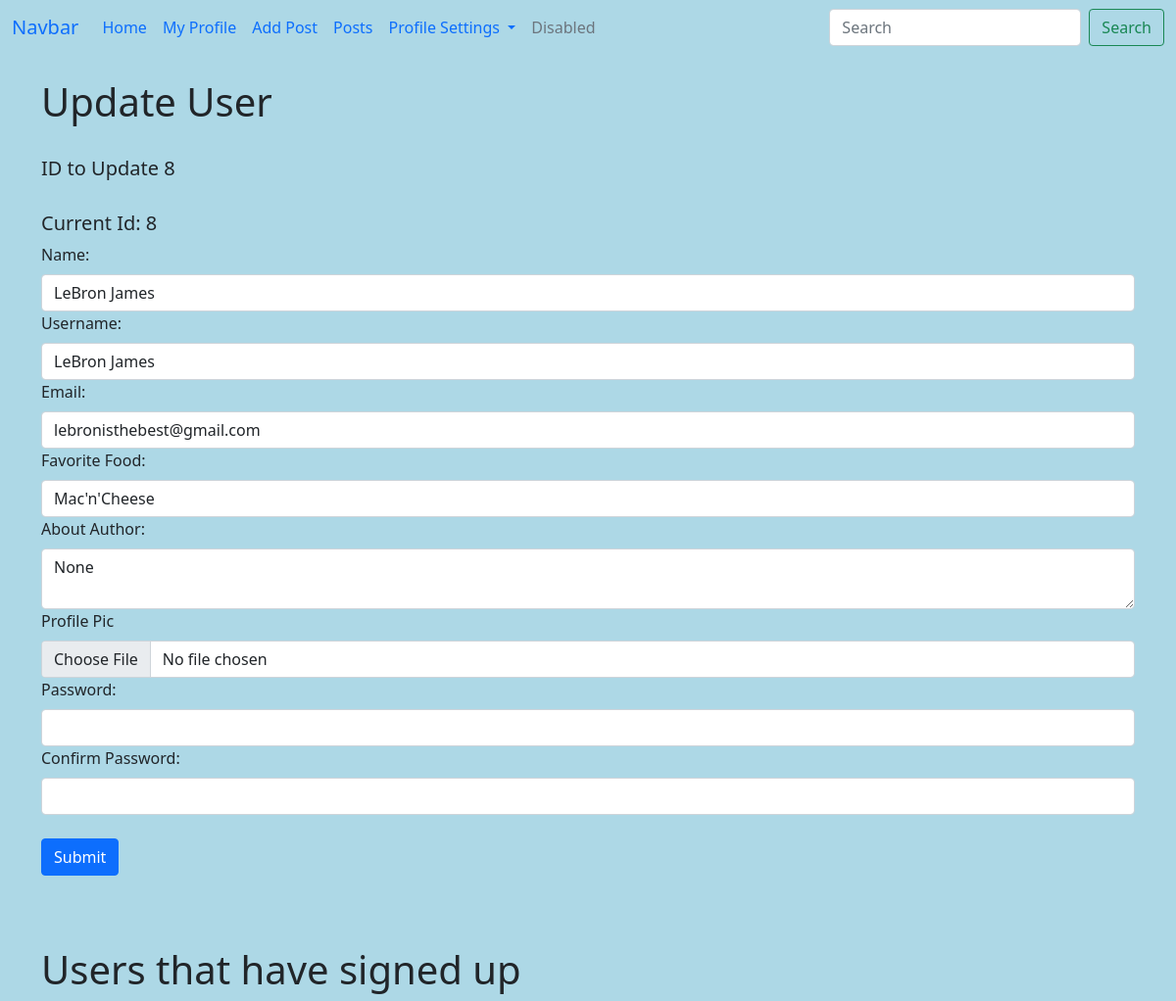
Page /update/8 (signed in) on the committed database.
### whynot.py (models this page shows, shortened)
class Users(db.Model,UserMixin):
    id= db.Column(db.Integer, primary_key=True)
    username=db.Column(db.String(20))
    name=db.Column(db.String(200),nullable=False) #200 is the max amount of string. Cannot be nothing as per nullable=False
    email=db.Column(db.String(120),nullable=False,unique=True) #only one email per user allowed due to unique=
    favorite_food=db.Column(db.String(150))
    about_author=db.Column(db.Text(500),nullable=True)
    date_added=db.Column(db.DateTime, default=datetime.now) # puts current date when they fill out the form
    profile_pic=db.Column(db.String(150),nullable=True)
    password_hash = db.Column(db.String(120))
    posts=db.relationship('Posts',backref='poster')
    @property
    def password(self): # We define the password here
        raise AttributeError('Password is not a readable attributle!')

### whynot.py (the view)
@app.route('/update/<int:id>',methods=['GET','POST'])
@login_required
def update(id): # Is <int:id> in this case
    form = UserForm()
    name_to_update = Users.query.get_or_404(id)
    if request.method == "POST":
        name_to_update.name = request.form['name'] # Getting name and email of the previously submitted form
        name_to_update.email = request.form['email']
        name_to_update.favorite_food = request.form['favorite_food']
        name_to_update.username=request.form['username']
        name_to_update.about_author=request.form['about_author']
        if request.files['profile_pic']:
            name_to_update.profile_pic=request.files['profile_pic']
            pic_filename=secure_filename(name_to_update.profile_pic.filename)
            pic_name=str(uuid.uuid1())+'_'+pic_filename
            saver = request.files['profile_pic']
            name_to_update.profile_pic=pic_name
            try:
                db.session.commit() # Database can submit name_to_update because it accesses Users, the database
                saver.save(os.path.join(app.config['UPLOAD_FOLDER'],pic_name))
                flash("User Updated Successfully")
                return render_template("update.html",form=form,name_to_update=name_to_update)
            except:
                flash("Error!")
        else:
            db.session.commit()
            flash("User Updated Successfully")
            return render_template("dashboard.html",form=form,name_to_update=name_to_update)
    else:
        return render_template("update.html",form=form,name_to_update=name_to_update,id=id)

### webforms.py
class UserForm(FlaskForm):
    name=StringField("Name: ",validators=[DataRequired()])
    username=StringField("Username:",validators=[DataRequired()])
    email=StringField("Email: ",validators=[DataRequired()])
    password_hash = PasswordField("Password: ",validators=[DataRequired(),EqualTo('password_hash2',message='Password Must Match!')])
    password_hash2 = PasswordField("Confirm Password: ",validators=[DataRequired()]) # This doesn't need a EqualTo() because the first one must match with this one
    favorite_food = StringField("Favorite Food: ")
    profile_pic = FileField("Profile Pic")
    about_author = TextAreaField("About Author: ")
    submit=SubmitField("Submit")

class SearchForm(FlaskForm):
    searched=StringField("Searched ",validators=[DataRequired()])
    submit=SubmitField("Submit")

### whynot.py (called while the page is built)
@login_manager.user_loader
def load_user(user_id):
    return Users.query.get(int(user_id))

@app.context_processor
def base():
    form=SearchForm()
    return dict(form=form)

### templates/update.html (shortened to what this page needs)
{% extends 'base.html' %}
{% block content %}
{% if id == current_user.id %}
    <h1>Update User</h1>
    <br/>
    <h5>ID to Update {{ id }}</h5><br/>
    <h5>Current Id: {{ current_user.id }}</h5>
    <form action="/update/{{ name_to_update.id }}" method="POST" enctype="multipart/form-data">
        {{ form.name.label(class="form-label") }}
        {{ form.name(class="form-control", value=name_to_update.name) }}
        {{ form.username.label(class="form-label") }}
        {{ form.username(class="form-control", value=name_to_update.name) }}
        {{ form.email.label(class="form-label") }}
        {{ form.email(class="form-control",value=name_to_update.email) }}
        {{ form.favorite_food.label(class="form-label") }}
        {{ form.favorite_food(class="form-control", value=name_to_update.favorite_food) }}
        {{ form.about_author.label(class="form-label") }}
        <textarea name="about_author" class="form-control">{{ name_to_update.about_author }}</textarea>
        {{ form.profile_pic.label(class="form-label") }}
        {{ form.profile_pic(class="form-control", value=name_to_update.profile_pic) }}
        {{ form.password_hash.label(class="form-label") }}
        {{ form.password_hash(class="form-control") }}
        {{ form.password_hash2.label(class="form-label") }}
        {{ form.password_hash2(class="form-control") }}
            <br/>
            {{ form.submit(class="btn btn-primary") }}
        </form>
{% else %}
    <h2>Sorry! You can't edit this page</h2>
{% endif %}
<br/><br/><br/>
<h1>Users that have signed up</h1>
{% endblock %}

### static/css/style.css (style rules this page uses)
body { background-color: lightblue; }

### rows in the picture
Users: id "8", name "LeBron James", username "LeBron James", email "lebronisthebest@gmail.com", favorite_food "Mac'n'Cheese", about_author "None"

### other values in the picture
{{ id }} "8"
